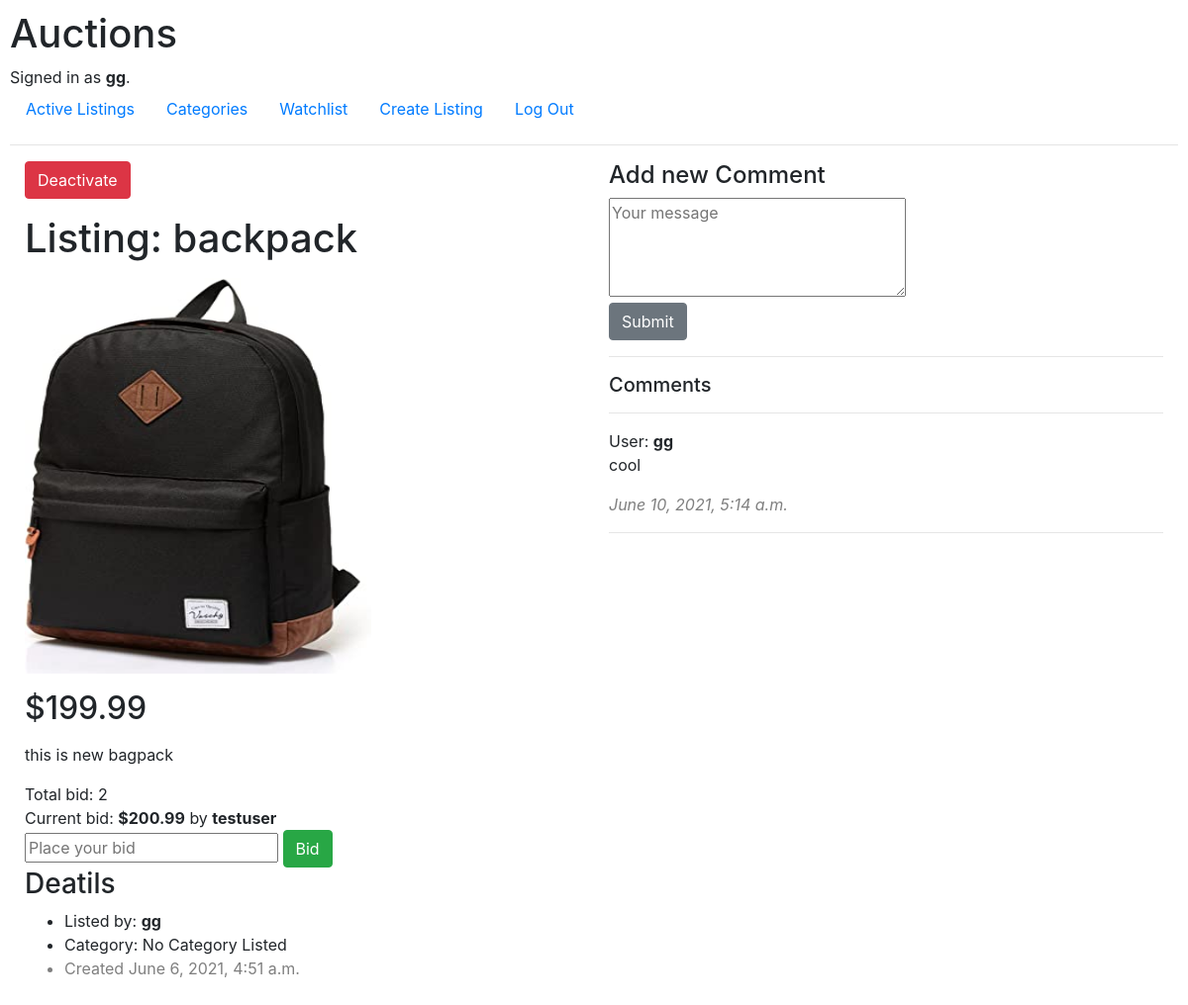
Before: /listings/2 (signed in) with the older database file.
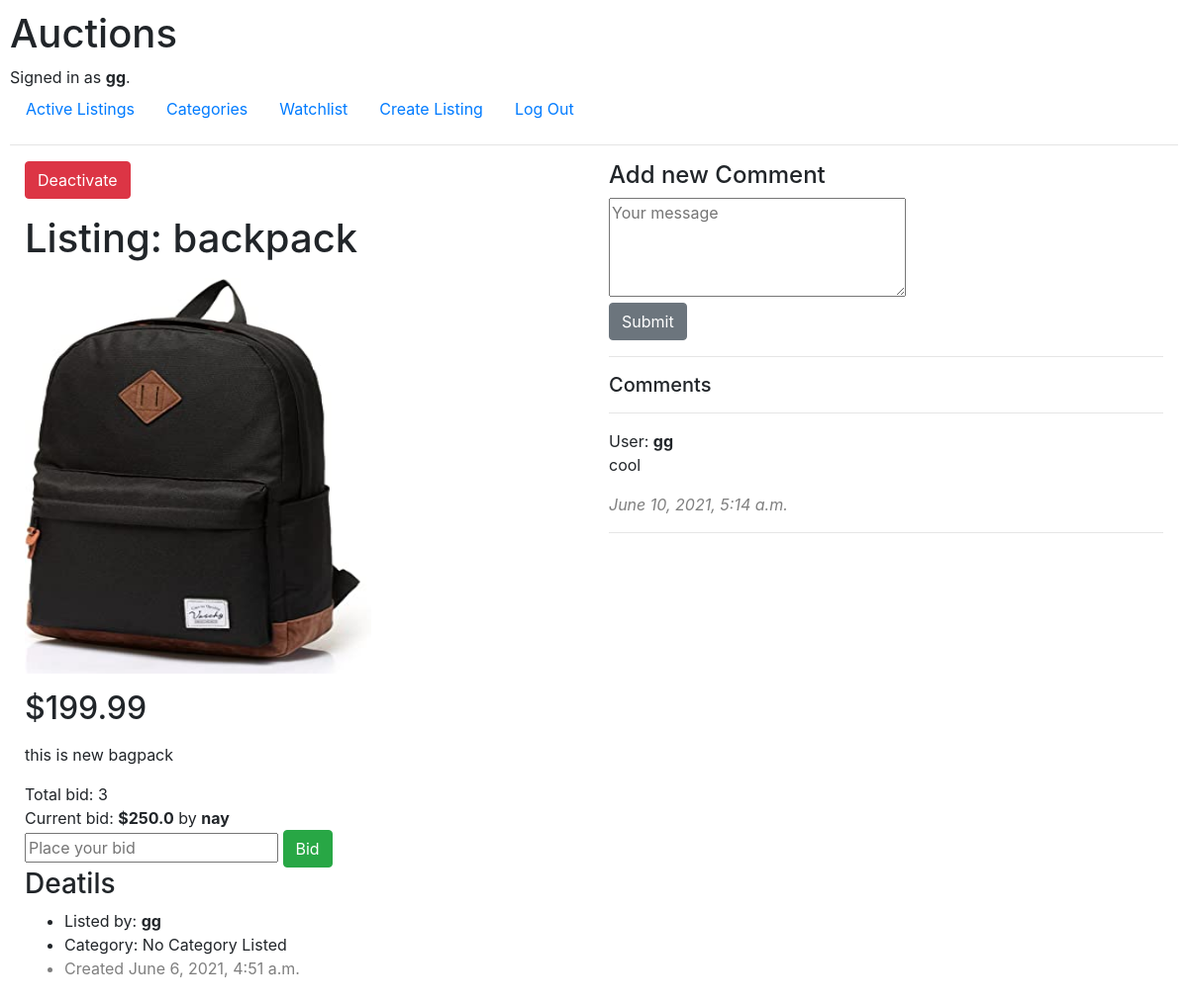
After: the same page with the newer database file.
### auctions/models.py (models this page shows, shortened)
class Listing(models.Model):
    categoryChoices = [('Fashion', 'Fashion'), ('Home', 'Home'), ('Electronics', 'Electronics'), ('Toy', 'Toy')]
    author = models.ForeignKey(User, on_delete=models.CASCADE)
    item = models.CharField(max_length=50)
    price = models.DecimalField(max_digits=19, decimal_places=2)
    image = models.ImageField( upload_to='images/', height_field=None, width_field=None, max_length=None)
    description = models.TextField(max_length=50, blank=True)
    categories = models.ForeignKey(Category, blank=True , on_delete=models.CASCADE, null=True, related_name='itemCategory')
    date = models.DateTimeField(auto_now_add=True)
    active = models.BooleanField(default=True)

class User(AbstractUser):
    pass

### auctions/views.py (the view)
# urls.py: path("listings/<int:item_id>", views.item, name="item"),
@login_required
def item(request, item_id):
    if request.method == "POST":
        WatchList.objects.create(author_id=request.user.id, item_id=item_id)
        messages.success(request, "Successfully add to your Watchlist.")
        return HttpResponseRedirect(reverse("item", args=[item_id]))
    else:
        item = Listing.objects.get(id=item_id)
        author = str(item.author)
        if item.bidItem.all():
            highest = float(item.bidItem.filter(
                item_id=item_id).aggregate(Max('amount'))['amount__max'])
            f = item.bidItem.get(amount=highest)
            highestBidder = str(f.author)
        else:
            highest = 0
            highestBidder = ''
        if not item.active:
            print("item is not active")
            print("Highest bidder and user is same")
        if author == request.user.username:
            print("author and user is same")
        if item.active and (highestBidder == request.user.username or author == request.user.username):
            if highestBidder == request.user.username and not item.active:
                messages.success(request, "You have won the bid.")
            try:
                watchitem = WatchList.objects.get(
                    item_id=item.id, author_id=request.user.id)
            except WatchList.DoesNotExist:
                return render(request, "auctions/item.html", {
                    "item": item,
                    "form": commentForm,
                    "bidsform": bidForm,
                    "highest": highest,
                    "highestBidder": highestBidder,
                    'author': author
                })
            else:
                return render(request, "auctions/item.html", {
                    "item": item,
                    "watchitem": watchitem,
                    "form": commentForm,
                    "bidsform": bidForm,
                    "highest": highest,
                    "highestBidder": highestBidder,
                    'author': author,
                })
        else:
            messages.info(request, "The item is no longer available.")
            return HttpResponseRedirect(reverse('index'))

### auctions/templates/auctions/item.html (shortened to what this page needs)
{% extends 'auctions/layout.html' %}
{% block body %}
<div class="container-fluid">
    <div class="row">
        <div class="col-sm-6">
            {% if author == user.username %}
                <div>
                    {% if item.active %}
                            <input type="submit" value="Deactivate" class="btn btn-danger">
                    {% endif %}
                </div>
            {% endif %}
            <div>
                <p><h1>Listing: {{ item.item }}</h1></p>
                <img src="{{ item.image.url }}" style="width:350px;height:400px;">
                <p><h2>${{ item.price }}</h2></p>
            </div>
            <p> {{item.description }} </p>
            <div class='row'>
                <div class='col'>
                    <form action="{% url 'bid' item.id %}" method='POST'>
                        {% if item.bidItem.all %}
                            <div>
                                Total bid: {{ item.bidItem.count }}
                                <br>
                                Current bid: <strong>${{ highest }}</strong> by
                                {% ifequal user.username highestBidder %}
                                    <strong>You.</strong>
                                {% else %}
                                    <strong>{{ highestBidder }}</strong>
                                {% endifequal %}
                            </div>
                        {% else %}
                            <div>No Bid yet.</div>
                        {% endif %}
                        <div>
                            {{ bidsform.amount }}
                        <button type='submit' class='btn btn-success'>Bid</button>
                        </div>
                    </form>
                </div>
            </div>
            <h3>Deatils</h3>
            <ul>
                <li>Listed by: <strong>{{ item.author }}</strong> </li>
                {% if item.category %}
                    <li>Category: {{ item.category }}</li>
                {% else %}
                    <li>Category: No Category Listed</li>
                {% endif %}
                <li class="text-black-50">Created {{ item.date }}</li>
            </ul>
        </div>
        <div class="col-sm-6">
            <form action="{% url 'comment' item.id %}" method="POST" for="c">
                <h4>Add new Comment</h4>
                <div>
                    <div>
                        {{ form.text }}
                    </div>
                </div>
                <button type="submit" class="btn btn-secondary" id="c">Submit</button>
            </form>
            <hr>
            <h5>Comments</h5>
            {% if item.comments.all %}
            <div>
            <hr>
            {% for comment in item.comments.all %}
                User: <strong>{{ comment.author }}</strong>
                <p>{{ comment.text }}</p>
                <i class="text-black-50">{{ comment.date }}</i>
                <hr>
            {% endfor %}
            </div>
            {% else %}
                No Comments Found
            {% endif %}
        </div>
    </div>
</div>
{% endblock body %}

Changed rows visible on the page:
no longer on this page (row unchanged): User: username "testuser"
computed for Listing "backpack": bidItem.count "2" → "3"
added User: username "nay"
Other visible differences:
{{ highest }}: "200.99" → "250.0"
